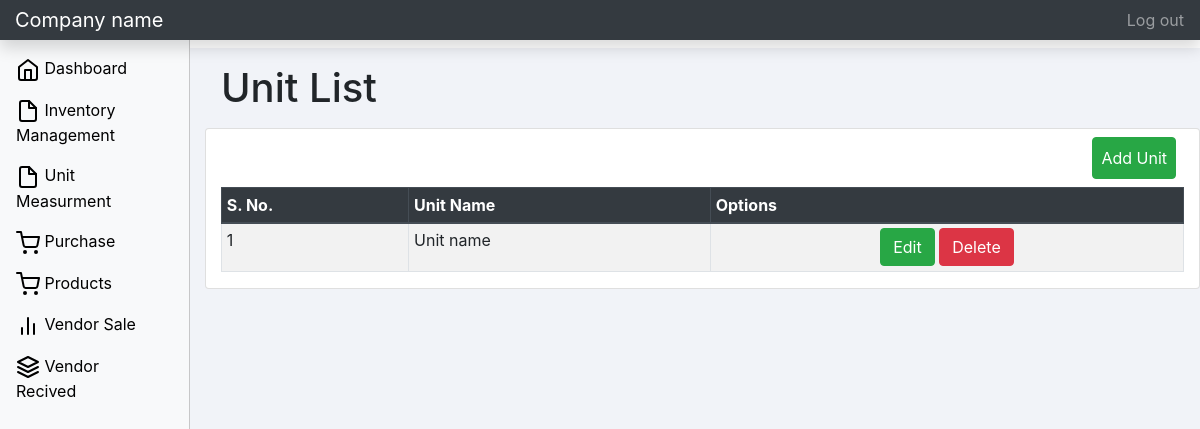
The page /unit/ (signed in) on the database as committed earlier.
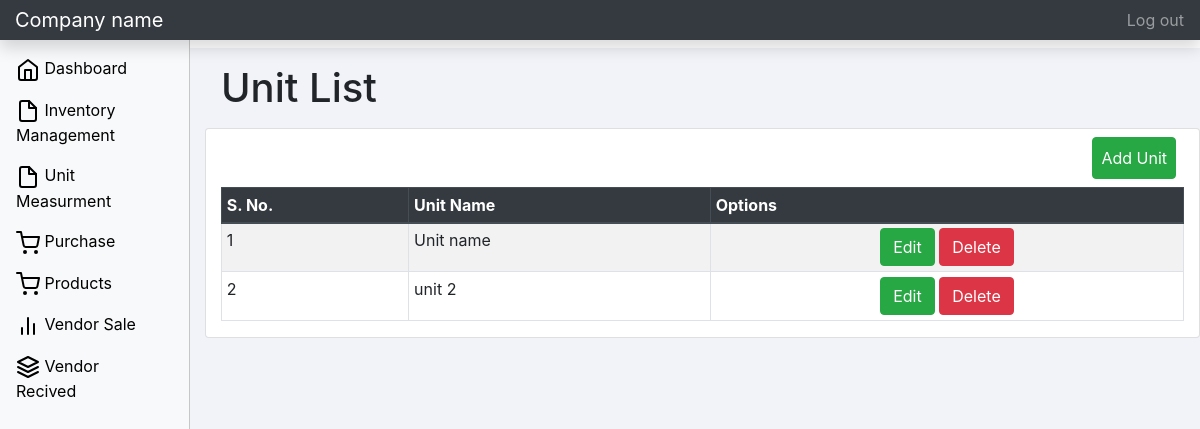
The same page on the database as committed later.
### app/models.py (models this page shows)
class Unit(db.Model):
    id = db.Column(db.Integer, primary_key = True)
    name = db.Column(db.String(20), unique = True, nullable = False)
    company_id = db.Column(db.Integer, db.ForeignKey('company.id'), nullable=False)

### app/unit/routes.py (the view)
@unit.route('/', methods = ['GET','POST'])
@login_required
def home():
    form = UnitForm()
    unites = Unit.query.filter_by(company_id = current_user.id)
    if form.validate_on_submit():
        unit = Unit(name = form.name.data, company_id = current_user.id)
        db.session.add(unit)
        db.session.commit()
        return redirect(url_for('unit.home'))
    return render_template('unit.html', unites=unites, form=form)

### app/models.py (called while the page is built)
@login_manager.user_loader
def load_user(id):
    return Company.query.get(int(id))

### app/unit/templates/unit.html (shortened to what this page needs)
{% from 'macros/forms.html' import render_field %}
{% extends 'layout.html' %}
{% block body %}
          <h1 class="m-2 p-2">Unit List</h1>
          <div class="container card">
			<button type="button" class="ml-auto btn btn-success p-2 m-2" data-toggle="modal" data-target="#staticBackdrop">
			Add Unit
			</button>
              <table class="table table-striped table-sm table-bordered">
				<thead class="thead-dark">
					<tr>
					<th>S. No.</th>
					<th>Unit Name</th>
					<th>Options</th>
					</tr>
				</thead>
				<tbody>
                    {% for unit in unites %}
					<tr>
                    <td>{{ loop.index }}</td>
                    <td>{{ unit.name}}</td>
					<td class="text-center">
                    <a href="{{ url_for('unit.edit', id=unit.id) }}" class="btn btn-success">Edit</a>
					<a href="{{ url_for('unit.delete', id=unit.id) }}" class="btn btn-danger">Delete</a>
					</td>
					</tr>
                    {% endfor %}
				</tbody>
                </table>
			</div>
{% endblock body %}

Rows that differ between the two databases and show on the page:
added Unit: name "unit 2"
